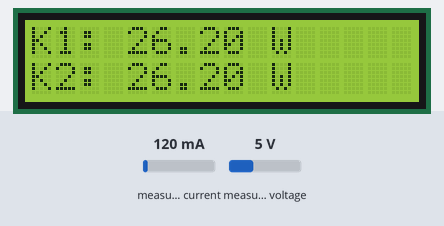
This sketch was run on a simulated ESP8266 (NodeMCU). Parts: 16×2 character LCD. Inputs (shaded band) come from the test bench; at power-on: measured current 120 mA, measured voltage 5 V. WiFi joins after 1.5 s; servers stay silent unless stated; uploads are accepted with an empty reply; what the sketch prints to the serial monitor is not drawn.

Above: at 2.7 s.
2.8 s: measured current set to 40 mA
At 4.9 s:
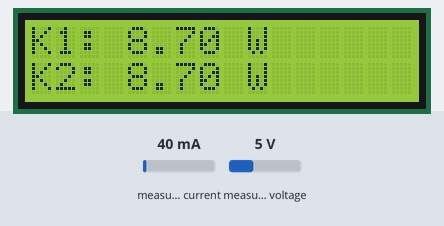
5.8 s: measured voltage set to 0.3 V
At 8.1 s:
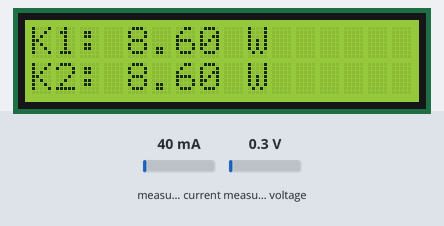
8.6 s: measured current set to 500 mA
At 10.3 s:
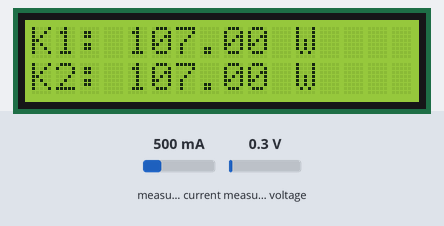
11.3 s: measured voltage set to 3.8 V
At 12.7 s:
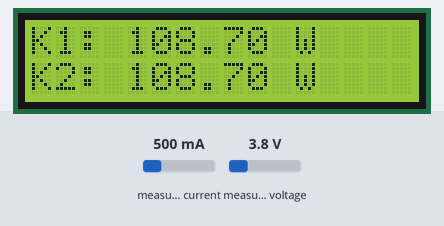
Timing chart, 0 to 14.3 s (numbered marks = the images above; inputs shaded):
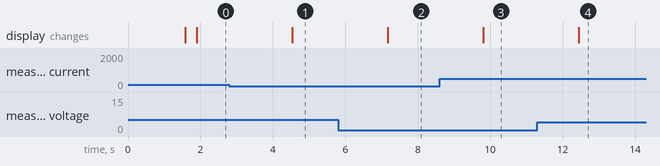

The sketch:

alat.ino
```cpp
#ifdef ESP32
#include <WiFi.h>
#include <HTTPClient.h>
#else
#include <PZEM004Tv30.h>
#include <ESP8266WiFi.h>
#include <ESP8266HTTPClient.h>
#include <WiFiClient.h>
#include <Wire.h>
#include <LiquidCrystal_I2C.h>
LiquidCrystal_I2C lcd(0x27, 16, 2);


#endif

// const char *ssid = "a";
// const char *password = "12345678";
const char* ssid     = "Dye";
const char* password = "12345678";

// const char* serverName = "http://192.168.238.190/SIMBILI/api/sensor/save";
const char *serverName = "http://kos.e-desa.org/api/sensor/save";

PZEM004Tv30 pzem(D5, D6); // (RX,TX)connect to TX,RX of PZEM
PZEM004Tv30 pzem2(D7, D8);  // (RX,TX) connect to TX,RX of PZEM
// PZEM004Tv30 pzem3(D7, D8);  // (RX,TX) connect to TX,RX of PZEM


void setup()
{
  Serial.begin(9600);
  WiFi.begin(ssid, password);
  Serial.println("Connecting");

    while (WiFi.status() != WL_CONNECTED)
    {
        delay(500);
        Serial.print(".");
    }
    Serial.println("");
    Serial.print("Connected to WiFi network with IP Address: ");
    Serial.println(WiFi.localIP());


    lcd.init();
    lcd.backlight();
    lcd.print("Connecting to: ");
    lcd.print(ssid);


}

void loop(){

        if (WiFi.status() == WL_CONNECTED){
        WiFiClient client;
        HTTPClient http;

        String
        r1, r2, r3, r4, r5, r6, s1, s2, s3, s4, s5, s6;


        float voltage1 = pzem.voltage();
        float current1 = pzem.current();
        float power1 = pzem.power();
        float energy1 = pzem.energy();
        float frequency1 = pzem.frequency();
        float pf1 = pzem.pf();

        Serial.print("Voltage 1: ");      Serial.print(voltage1);      Serial.println("V");
        Serial.print("Current 1: ");      Serial.print(current1);      Serial.println("A");
        Serial.print("Power 1: ");        Serial.print(power1);        Serial.println("W");
        Serial.print("Energy 1: ");       Serial.print(energy1,3);     Serial.println("kWh");
        Serial.print("Frequency 1: ");    Serial.print(frequency1, 1); Serial.println("Hz");
        Serial.print("PF 1: ");           Serial.println(pf1);
        Serial.println();
        Serial.println();

        float voltage2 = pzem2.voltage();
        float current2 = pzem2.current();
        float power2 = pzem2.power();
        float energy2 = pzem2.energy();
        float frequency2 = pzem2.frequency();
        float pf2 = pzem2.pf();

        Serial.print("Voltage 2: ");      Serial.print(voltage2);      Serial.println("V");
        Serial.print("Current 2: ");      Serial.print(current2);      Serial.println("A");
        Serial.print("Power 2: ");        Serial.print(power2);        Serial.println("W");
        Serial.print("Energy 2: ");       Serial.print(energy2,3);     Serial.println("kWh");
        Serial.print("Frequency 2: ");    Serial.print(frequency2, 1); Serial.println("Hz");
        Serial.print("PF 2: ");           Serial.println(pf2);
        Serial.println();
        Serial.println();

        lcd.init();
        lcd.backlight();
        lcd.print("K1: ");
        lcd.print(power1);
        lcd.print(" W");
        lcd.setCursor(0, 1);
        lcd.print("K2: ");
        lcd.print(power2);
        lcd.print(" W");

        // PROSES UPLOAD
        r1 = String(voltage1);
  r2 = String(current1);
  r3 = String(power1);
  r4 = String(energy1,3);
  r5 = String(frequency1, 1);
  r6 = String(pf1);

  s1 = String(voltage2);
  s2 = String(current2);
  s3 = String(power2);
  s4 = String(energy2,3);
  s5 = String(frequency2, 1);
  s6 = String(pf2);

        http.begin(client, serverName);

        http.addHeader("Content-Type", "application/x-www-form-urlencoded");


        String httpRequestData = "voltage1="+r1
                              +"&current1="+r2
                              +"&power1="+r3
                              +"&energy1="+r4
                              +"&frequency1="+r5
                              +"&pf1="+r6
                              +"&voltage2="+s1
                              +"&current2="+s2
                              +"&power2="+s3
                              +"&energy2="+s4
                              +"&frequency2="+s5
                              +"&pf2="+s6;

        Serial.print("httpRequestData: ");
        Serial.println(httpRequestData);

        int httpResponseCode = http.POST(httpRequestData);

        if (httpResponseCode > 0)
        {
            Serial.print("HTTP Response code: ");
            Serial.println(httpResponseCode);
        }
        else
        {
            Serial.print("Error code: ");
            Serial.println(httpResponseCode);
        }
        http.end();

// pzem.resetEnergy();
// pzem2.resetEnergy();
  delay(2000);
    } else {
        Serial.println("WiFi Disconnected");
        lcd.init();
        lcd.backlight();
        lcd.print("Wifi Disconect");
        delay(2000);
        while (WiFi.status() != WL_CONNECTED)
    {
        delay(500);
        Serial.print(".");
    }

    delay(3000);
    }
}
```

Measured:
- after the input at 2.8 s, the display: changes after 1.7 s (image 1)
- after the input at 5.8 s, the display: changes after 1.4 s (image 2)
- after the input at 8.6 s, the display: changes after 1.2 s (image 3)
- after the input at 11.3 s, the display: changes after 1.1 s (image 4)
